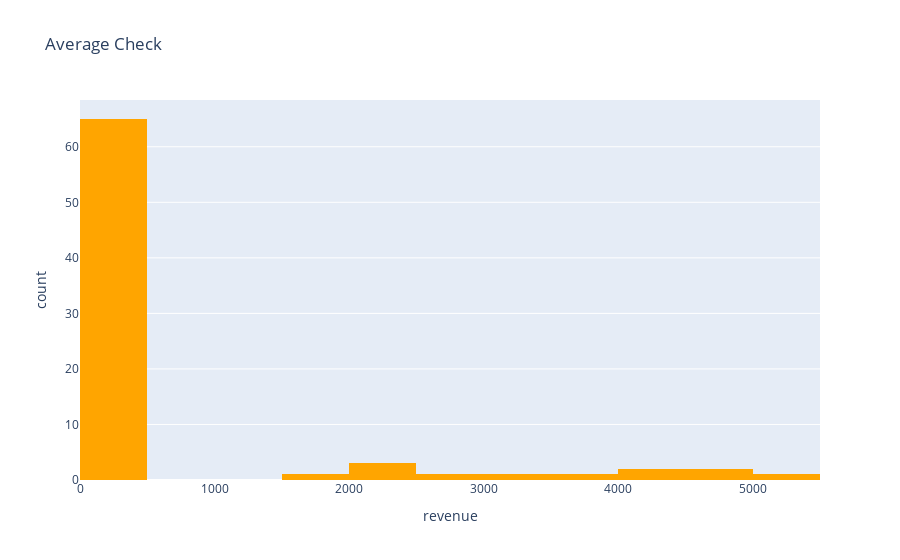

Notebook code for this chart:
### Code cell
# Plot the average check.
fig = px.histogram(avg_check,
                   x = 'revenue',
                   title = 'Average Check',
                   color_discrete_sequence = ['orange'])
fig.show()

### Figure 1 — Plotly figure (JSON) as saved in the notebook; plotly's stock layout.template omitted (floating-point values rounded to 4 significant figures)
{"data": [{"alignmentgroup": "True", "bingroup": "x", "hovertemplate": "revenue=%{x}<br>count=%{y}<extra></extra>", "legendgroup": "", "marker": {"color": "orange", "pattern": {"shape": ""}}, "name": "", "offsetgroup": "", "orientation": "v", "showlegend": false, "type": "histogram", "x": [24, 59, 64, 70, 86, 86, 56, 83, 78, 61, 103, 105, 102, 67, 50, 53, 122, 125, 129, 58, 61, 136, 92, 49, 162, 72, 179, 108, 109, 86, 82, 182, 62, 202, 159, 96, 176, 178, 211, 100, 104, 78, 81, 222, 270, 85, 161, 120, 164, 224, 314, 100, 153, 108, 219, 195, 348, 177, 397, 212, 218, 226, 276, 292, 1, 3249, 2495, 1533, 3783, 4095, 2933, 2186, 4964, 5052, 2354, 4130, 4813], "xaxis": "x", "yaxis": "y"}], "layout": {"barmode": "relative", "legend": {"tracegroupgap": 0}, "title": {"text": "Average Check"}, "xaxis": {"anchor": "y", "domain": [0, 1], "title": {"text": "revenue"}}, "yaxis": {"anchor": "x", "domain": [0, 1], "title": {"text": "count"}}}}
